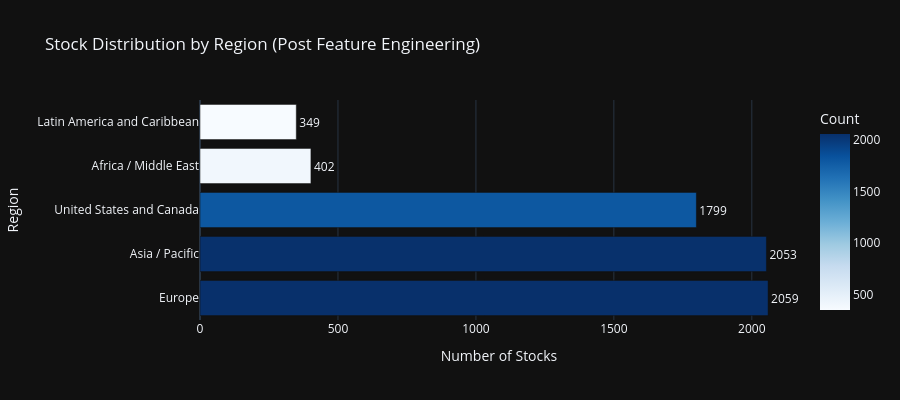
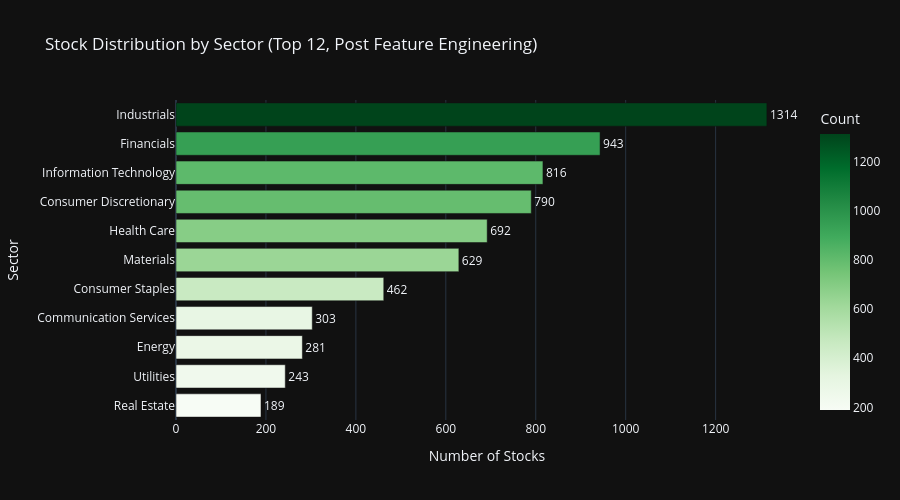
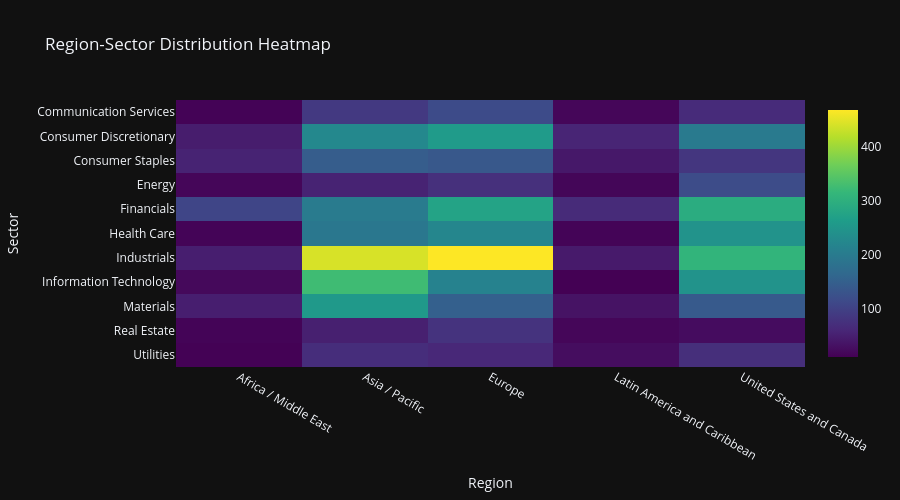
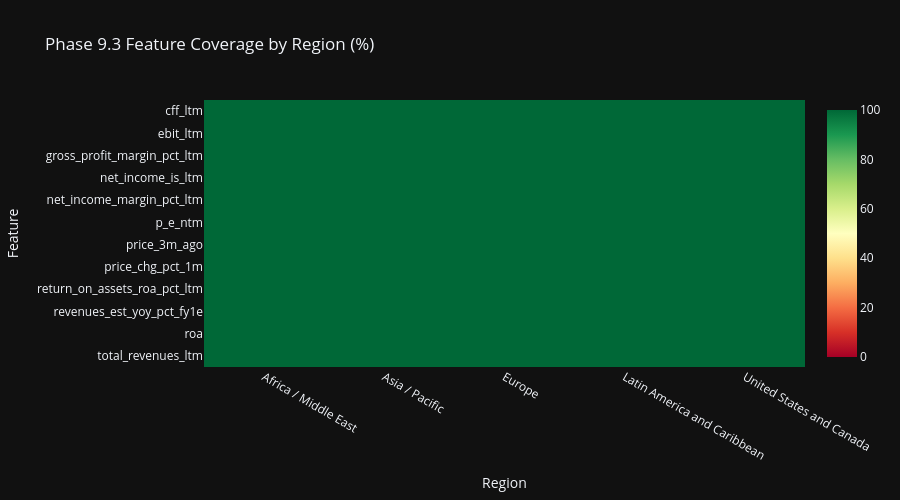

Notebook code for these charts, in order:
### Markdown cell above
## Cell 7: Region & Sector Analytics with Feature Coverage

Section 17 compliant Plotly visualizations with dark theme.
Enhanced with Phase 9.3 feature analytics by region and sector.

### Code cell
# ============================================================================
# Cell 7: Region & Sector Analytics with Feature Coverage
# ============================================================================

print('=' * 80)
print('REGION & SECTOR ANALYTICS WITH FEATURE COVERAGE')
print('=' * 80)

# Use all_stocks_features (post feature engineering) for analytics
df_analytics = all_stocks_preprocessed

# Region distribution
if 'region' in df_analytics.columns:
    region_counts = df_analytics['region'].value_counts().reset_index()
    region_counts.columns = ['Region', 'Count']
    region_counts['Percentage'] = (region_counts['Count'] / region_counts['Count'].sum() * 100).round(1)

    fig_region = px.bar(
            region_counts,
            x='Count',
            y='Region',
            orientation='h',
            title='Stock Distribution by Region (Post Feature Engineering)',
            template=PLOTLY_TEMPLATE,
            color='Count',
            color_continuous_scale='Blues',
            text='Count',
            )
    fig_region.update_traces(
            textposition='outside',
            hovertemplate='<b>%{y}</b><br>Count: %{x}<br>Percentage: %{customdata[0]:.1f}%',
            customdata=region_counts[['Percentage']].values
            )
    fig_region.update_layout(
            xaxis_title='Number of Stocks',
            yaxis_title='Region',
            height=400,
            showlegend=False,
            )
    fig_region.show()

# Sector distribution (using TOP_N_SECTORS constant)
if 'sector' in df_analytics.columns:
    sector_counts = df_analytics['sector'].value_counts().head(TOP_N_SECTORS).reset_index()
    sector_counts.columns = ['Sector', 'Count']
    sector_counts['Percentage'] = (sector_counts['Count'] / len(df_analytics) * 100).round(1)

    fig_sector = px.bar(
            sector_counts.sort_values('Count'),
            x='Count',
            y='Sector',
            orientation='h',
            title=f'Stock Distribution by Sector (Top {TOP_N_SECTORS}, Post Feature Engineering)',
            template=PLOTLY_TEMPLATE,
            color='Count',
            color_continuous_scale='Greens',
            text='Count',
            )
    fig_sector.update_traces(
            textposition='outside',
            hovertemplate='<b>%{y}</b><br>Count: %{x}<br>Percentage: %{customdata[0]:.1f}%',
            customdata=sector_counts.sort_values('Count')[['Percentage']].values
            )
    fig_sector.update_layout(
            xaxis_title='Number of Stocks',
            yaxis_title='Sector',
            height=500,
            showlegend=False,
            )
    fig_sector.show()

# Region-Sector Heatmap
if 'region' in df_analytics.columns and 'sector' in df_analytics.columns:
    cross_tab = pd.crosstab(
            df_analytics['sector'],
            df_analytics['region']
            ).head(TOP_N_SECTORS)

    fig_heatmap = px.imshow(
            cross_tab,
            title='Region-Sector Distribution Heatmap',
            template=PLOTLY_TEMPLATE,
            color_continuous_scale='Viridis',
            aspect='auto',
            )
    fig_heatmap.update_layout(
            xaxis_title='Region',
            yaxis_title='Sector',
            height=500,
            )
    fig_heatmap.show()

print('\n✓ Distribution visualizations complete')

# ============================================================================
# Feature Coverage Analytics by Region and Sector
# ============================================================================
print('\n' + '=' * 80)
print('📊 PHASE 9.3 FEATURE ANALYTICS BY REGION & SECTOR')
print('=' * 80)

# Define key Phase 9.3 features for analysis (schema-driven from PHASE93_FEATURE_INPUTS)
# Select representative features from each category for coverage analysis
# Define key Phase 9.3 features for analysis (schema-driven from PHASE93_FEATURE_INPUTS)
# Use all 6 categories comprehensively for complete coverage
key_phase93_features = (
        PHASE93_FEATURE_INPUTS.get('profitability', [])[:5] +  # Margins, EBITDA, EBIT, net income
        PHASE93_FEATURE_INPUTS.get('valuation', [])[:5] +  # P/E, P/B, EV ratios
        PHASE93_FEATURE_INPUTS.get('momentum', [])[:5] +  # Price changes, returns
        PHASE93_FEATURE_INPUTS.get('quality_risk', [])[:5] +  # Altman Z, ROE, ROA, volatility
        PHASE93_FEATURE_INPUTS.get('cash_flow', [])[:5] +  # CFO, FCF, CFI, CFF
        PHASE93_FEATURE_INPUTS.get('growth', [])  # Revenue CAGR, growth estimates (all)
)
# Map input columns to engineered feature names where applicable
feature_mapping = {
    'return_on_equity_pct_ltm': 'roe',
    'return_on_assets_roa_pct_ltm': 'roa',
    'p_e_ltm': 'p_e_ratio',
    'p_e_ntm': 'p_e_ratio',
    'ev_ebitda_ltm': 'ev_ebitda_ratio',
    'altman_z_score_ltm': 'altman_z_score',
    'price_chg_pct_1m': 'price_momentum_1m',
    'price_chg_pct_3m': 'price_momentum_3m',
    }
# Build list using both raw and engineered feature names
available_phase93 = list(set([
                                 f for f in key_phase93_features if f in df_analytics.columns
                                 ] + [
                                 feature_mapping.get(f, f) for f in key_phase93_features
                                 if feature_mapping.get(f, f) in df_analytics.columns
                                 ]))[:12]  # Limit to 12 for visualization clarity

if available_phase93 and 'region' in df_analytics.columns:
    print(f'\n📍 Feature Coverage by Region ({len(available_phase93)} key features):')

    # Calculate non-null percentage per region for each feature
    region_coverage_data = []
    for region in df_analytics['region'].unique():
        region_df = df_analytics[df_analytics['region'] == region]
        region_count = len(region_df)

        for feat in available_phase93:
            non_null = region_df[feat].notna().sum()
            coverage_pct = (non_null / region_count * 100) if region_count > 0 else 0
            region_coverage_data.append({
                'Region': region,
                'Feature': feat,
                'Coverage %': round(coverage_pct, 1),
                'Non-Null': non_null,
                'Total': region_count
                })

    region_coverage_df = pd.DataFrame(region_coverage_data)

    # Pivot for heatmap
    region_pivot = region_coverage_df.pivot(index='Feature', columns='Region', values='Coverage %')

    fig_region_coverage = px.imshow(
            region_pivot,
            title='Phase 9.3 Feature Coverage by Region (%)',
            template=PLOTLY_TEMPLATE,
            color_continuous_scale='RdYlGn',
            zmin=0, zmax=100,
            aspect='auto',
            )
    fig_region_coverage.update_layout(
            xaxis_title='Region',
            yaxis_title='Feature',
            height=500,
            )
    fig_region_coverage.show()

if available_phase93 and 'sector' in df_analytics.columns:
    print(f'\n🏢 Feature Coverage by Sector (Top 10 sectors, {len(available_phase93)} key features):')

    # Get top 10 sectors by count
    top_sectors = df_analytics['sector'].value_counts().head(10).index.tolist()

    # Calculate non-null percentage per sector for each feature
    sector_coverage_data = []
    for sector in top_sectors:
        sector_df = df_analytics[df_analytics['sector'] == sector]
        sector_count = len(sector_df)

        for feat in available_phase93:
            non_null = sector_df[feat].notna().sum()
            coverage_pct = (non_null / sector_count * 100) if sector_count > 0 else 0
            sector_coverage_data.append({
                'Sector': str(sector)[:25],  # Truncate long names
                'Feature': feat,
                'Coverage %': round(coverage_pct, 1),
                'Non-Null': non_null,
                'Total': sector_count
                })

    sector_coverage_df = pd.DataFrame(sector_coverage_data)

    # Pivot for heatmap
    sector_pivot = sector_coverage_df.pivot(index='Feature', columns='Sector', values='Coverage %')

    fig_sector_coverage = px.imshow(
            sector_pivot,
            title='Phase 9.3 Feature Coverage by Sector (%)',
            template=PLOTLY_TEMPLATE,
            color_continuous_scale='RdYlGn',
            zmin=0, zmax=100,
            aspect='auto',
            )
    fig_sector_coverage.update_layout(
            xaxis_title='Sector',
            yaxis_title='Feature',
            height=600,
            )
    fig_sector_coverage.show()

# Feature statistics by region
if available_phase93 and 'region' in df_analytics.columns:
    print(f'\n📊 Key Feature Statistics by Region:')

    # Select 3 key features for detailed statistics
    stat_features = ['roe', 'price_momentum_1m', 'debt_to_equity']
    stat_features = [f for f in stat_features if f in df_analytics.columns]

    if stat_features:
        region_stats = df_analytics.groupby('region')[stat_features].agg(['mean', 'median', 'std']).round(3)
        print(region_stats.to_string())

        # Box plot for ROE by region (if available)
        if 'roe' in df_analytics.columns:
            fig_roe_region = px.box(
                    df_analytics[df_analytics['roe'].notna()],
                    x='region',
                    y='roe',
                    title='Return on Equity (ROE) Distribution by Region',
                    template=PLOTLY_TEMPLATE,
                    color='region',
                    )
            fig_roe_region.update_layout(
                    xaxis_title='Region',
                    yaxis_title='ROE',
                    height=450,
                    showlegend=False,
                    )
            fig_roe_region.show()

print('\n✓ Feature analytics by region and sector complete')

### Figure 1 — Plotly figure (JSON) as saved in the notebook; plotly's stock layout.template omitted (floating-point values rounded to 4 significant figures)
{"data": [{"hovertemplate": "<b>%{y}</b><br>Count: %{x}<br>Percentage: %{customdata[0]:.1f}%", "legendgroup": "", "marker": {"color": [2059, 2053, 1799, 402, 349], "coloraxis": "coloraxis", "pattern": {"shape": ""}}, "name": "", "orientation": "h", "showlegend": false, "text": [2059.0, 2053.0, 1799.0, 402.0, 349.0], "textposition": "outside", "x": [2059, 2053, 1799, 402, 349], "xaxis": "x", "y": ["Europe", "Asia / Pacific", "United States and Canada", "Africa / Middle East", "Latin America and Caribbean"], "yaxis": "y", "type": "bar", "customdata": [[30.9], [30.8], [27.0], [6.0], [5.2]]}], "layout": {"xaxis": {"anchor": "y", "domain": [0.0, 1.0], "title": {"text": "Number of Stocks"}}, "yaxis": {"anchor": "x", "domain": [0.0, 1.0], "title": {"text": "Region"}}, "coloraxis": {"colorbar": {"title": {"text": "Count"}}, "colorscale": [[0.0, "rgb(247,251,255)"], [0.125, "rgb(222,235,247)"], [0.25, "rgb(198,219,239)"], [0.375, "rgb(158,202,225)"], [0.5, "rgb(107,174,214)"], [0.625, "rgb(66,146,198)"], [0.75, "rgb(33,113,181)"], [0.875, "rgb(8,81,156)"], [1.0, "rgb(8,48,107)"]]}, "legend": {"tracegroupgap": 0}, "title": {"text": "Stock Distribution by Region (Post Feature Engineering)"}, "barmode": "relative", "height": 400, "showlegend": false}}

### Figure 2 — Plotly figure (JSON) as saved in the notebook; plotly's stock layout.template omitted (floating-point values rounded to 4 significant figures)
{"data": [{"hovertemplate": "<b>%{y}</b><br>Count: %{x}<br>Percentage: %{customdata[0]:.1f}%", "legendgroup": "", "marker": {"color": [189, 243, 281, 303, 462, 629, 692, 790, 816, 943, 1314], "coloraxis": "coloraxis", "pattern": {"shape": ""}}, "name": "", "orientation": "h", "showlegend": false, "text": [189.0, 243.0, 281.0, 303.0, 462.0, 629.0, 692.0, 790.0, 816.0, 943.0, 1314.0], "textposition": "outside", "x": [189, 243, 281, 303, 462, 629, 692, 790, 816, 943, 1314], "xaxis": "x", "y": ["Real Estate", "Utilities", "Energy", "Communication Services", "Consumer Staples", "Materials", "Health Care", "Consumer Discretionary", "Information Technology", "Financials", "Industrials"], "yaxis": "y", "type": "bar", "customdata": [[2.8], [3.6], [4.2], [4.5], [6.9], [9.4], [10.4], [11.9], [12.2], [14.2], [19.7]]}], "layout": {"xaxis": {"anchor": "y", "domain": [0.0, 1.0], "title": {"text": "Number of Stocks"}}, "yaxis": {"anchor": "x", "domain": [0.0, 1.0], "title": {"text": "Sector"}}, "coloraxis": {"colorbar": {"title": {"text": "Count"}}, "colorscale": [[0.0, "rgb(247,252,245)"], [0.125, "rgb(229,245,224)"], [0.25, "rgb(199,233,192)"], [0.375, "rgb(161,217,155)"], [0.5, "rgb(116,196,118)"], [0.625, "rgb(65,171,93)"], [0.75, "rgb(35,139,69)"], [0.875, "rgb(0,109,44)"], [1.0, "rgb(0,68,27)"]]}, "legend": {"tracegroupgap": 0}, "title": {"text": "Stock Distribution by Sector (Top 12, Post Feature Engineering)"}, "barmode": "relative", "height": 500, "showlegend": false}}

### Figure 3 — Plotly figure (JSON) as saved in the notebook; plotly's stock layout.template omitted (floating-point values rounded to 4 significant figures)
{"data": [{"coloraxis": "coloraxis", "name": "0", "x": ["Africa / Middle East", "Asia / Pacific", "Europe", "Latin America and Caribbean", "United States and Canada"], "y": ["Communication Services", "Consumer Discretionary", "Consumer Staples", "Energy", "Financials", "Health Care", "Industrials", "Information Technology", "Materials", "Real Estate", "Utilities"], "z": [[14, 88, 116, 18, 67], [47, 226, 260, 58, 199], [55, 146, 137, 41, 83], [18, 55, 74, 17, 117], [107, 200, 276, 66, 294], [15, 194, 222, 15, 246], [49, 442, 469, 44, 310], [21, 325, 214, 11, 245], [49, 256, 150, 34, 140], [15, 51, 79, 18, 26], [12, 70, 62, 27, 72]], "type": "heatmap", "xaxis": "x", "yaxis": "y", "hovertemplate": "region: %{x}<br>sector: %{y}<br>color: %{z}<extra></extra>"}], "layout": {"xaxis": {"anchor": "y", "domain": [0.0, 1.0], "title": {"text": "Region"}}, "yaxis": {"anchor": "x", "domain": [0.0, 1.0], "autorange": "reversed", "title": {"text": "Sector"}}, "coloraxis": {"colorscale": [[0.0, "#440154"], [0.1111, "#482878"], [0.2222, "#3e4989"], [0.3333, "#31688e"], [0.4444, "#26828e"], [0.5556, "#1f9e89"], [0.6667, "#35b779"], [0.7778, "#6ece58"], [0.8889, "#b5de2b"], [1.0, "#fde725"]]}, "title": {"text": "Region-Sector Distribution Heatmap"}, "height": 500}}

### Figure 4 — Plotly figure (JSON) as saved in the notebook; plotly's stock layout.template omitted (floating-point values rounded to 4 significant figures)
{"data": [{"coloraxis": "coloraxis", "name": "0", "x": ["Africa / Middle East", "Asia / Pacific", "Europe", "Latin America and Caribbean", "United States and Canada"], "y": ["cff_ltm", "ebit_ltm", "gross_profit_margin_pct_ltm", "net_income_is_ltm", "net_income_margin_pct_ltm", "p_e_ntm", "price_3m_ago", "price_chg_pct_1m", "return_on_assets_roa_pct_ltm", "revenues_est_yoy_pct_fy1e", "roa", "total_revenues_ltm"], "z": [[100.0, 100.0, 100.0, 100.0, 100.0], [100.0, 100.0, 100.0, 100.0, 100.0], [100.0, 100.0, 100.0, 100.0, 100.0], [100.0, 100.0, 100.0, 100.0, 100.0], [100.0, 100.0, 100.0, 100.0, 100.0], [100.0, 100.0, 100.0, 100.0, 100.0], [100.0, 100.0, 100.0, 100.0, 100.0], [100.0, 100.0, 100.0, 100.0, 100.0], [100.0, 100.0, 100.0, 100.0, 100.0], [100.0, 100.0, 100.0, 100.0, 100.0], [100.0, 100.0, 100.0, 100.0, 100.0], [100.0, 100.0, 100.0, 100.0, 100.0]], "type": "heatmap", "xaxis": "x", "yaxis": "y", "hovertemplate": "Region: %{x}<br>Feature: %{y}<br>color: %{z}<extra></extra>"}], "layout": {"xaxis": {"anchor": "y", "domain": [0.0, 1.0], "title": {"text": "Region"}}, "yaxis": {"anchor": "x", "domain": [0.0, 1.0], "autorange": "reversed", "title": {"text": "Feature"}}, "coloraxis": {"colorscale": [[0.0, "rgb(165,0,38)"], [0.1, "rgb(215,48,39)"], [0.2, "rgb(244,109,67)"], [0.3, "rgb(253,174,97)"], [0.4, "rgb(254,224,139)"], [0.5, "rgb(255,255,191)"], [0.6, "rgb(217,239,139)"], [0.7, "rgb(166,217,106)"], [0.8, "rgb(102,189,99)"], [0.9, "rgb(26,152,80)"], [1.0, "rgb(0,104,55)"]], "cmin": 0, "cmax": 100}, "title": {"text": "Phase 9.3 Feature Coverage by Region (%)"}, "height": 500}}
